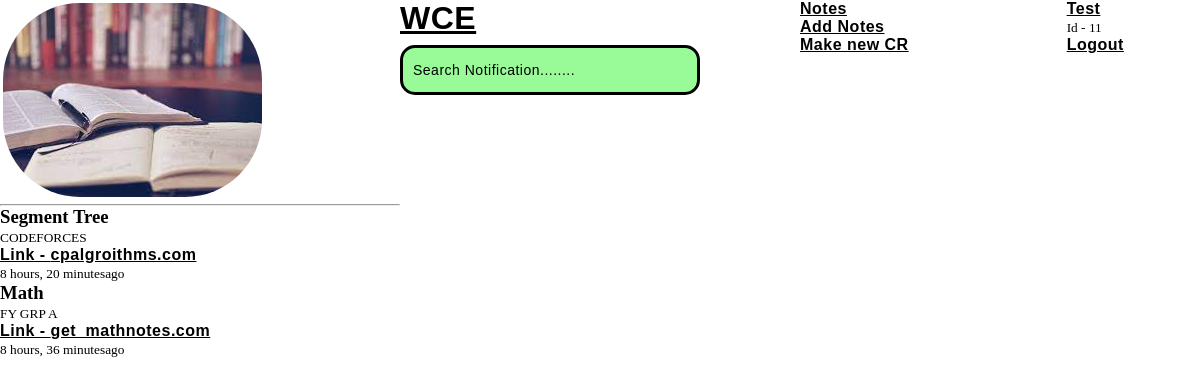
The app's page /notes/ (signed in) with its own data.
### base/models.py (models this page shows)
class Notes(models.Model):
    host = models.ForeignKey(User, on_delete = models.SET_NULL, null = True)
    topic = models.ForeignKey(Topic, on_delete = models.CASCADE)
    title = models.CharField(max_length = 200)
    link = models.CharField(max_length = 400)
    updated = models.DateTimeField(auto_now = True)
    created = models.DateTimeField(auto_now_add = True)
    class Meta:
        ordering = ['-updated', '-created']

class Topic(models.Model):
    name = models.CharField(max_length = 200)
    def __str__(self):
        return self.name

### base/views.py (the view)
# urls.py: path('notes/', views.notesPage, name = "notes"),
def notesPage(request):
    notes = Notes.objects.all()
    number_notes = notes.count()
    topics = Topic.objects.all()
    context = {'notes' : notes, 'topics' : topics, 'number_notes' : number_notes, 'page' : 'notes'}
    return render(request, 'base/notes.html', context)

### base/templates/base/notes.html
{% extends 'main.html' %}
{% block content %}
{% for note in notes %}
<div>
    <h3>{{note.title}}</h3>
    <small>{{note.topic}}</small>
    <br>
    <a href="{note.link}}">Link - {{note.link}}</a>
    <p>
    <small>{{note.updated|timesince}}ago</small>
    </p>
</div>
{% endfor %}
{% endblock %}

### templates/navbar.html (shortened to what this page needs)
{% load static %}
<div class="navbar">
    <div>
    <img src="{% static 'images\Img1.jpg' %}" class="navbar-img">
</div>
<div>
<a href="/">
    <h1>WCE</h1>
</a>
<form action="{% url 'home' %}" class = "search-bar">
    <input type="text" name="q" placeholder="Search Notification........">
</form>
</div>
<div>
    <p>
    <a href="{% url 'notes' %}">Notes</a>
    </p>
    {% if request.user.is_superuser %}
    {% if page == "notes" %}
    <p>
    <a href="{% url 'add-notes' %}">Add Notes</a>
    </p>
    {% endif %}
    <p>
    <a href="{% url 'make-new-cr' %}">Make new CR</a>
    </p>
    {% endif %}
</div>
<div>
    <p>
    <a href="{% url 'user-profile' request.user.id %}">{{request.user.username}}</a></p>
    <small style="color: black;">Id - {{request.user.id}}</small>
    <p>
    <a href="{% url 'logout' %}" style="text-align: left;">Logout</a></p>
</div>
<hr>
</div>

### static/styles/style.css (style rules this page uses)
*, *:before, *:after { padding: 0; margin: 0; box-sizing: border-box; }
.navbar { color: white; border: whitesmoke; border-radius: 15px; display: grid; grid-template-columns: 3fr 3fr 2fr 1fr; }
.navbar-img { border: solid white; border-radius: 80px; }
.navbar input { border: solid black; border-radius: 15px; width: 300px; background-color: palegreen; }
a { font-family: 'Poppins',sans-serif; letter-spacing: 0.5px; font-weight: 900; color: black; }
form * { font-family: 'Poppins',sans-serif; color: black; letter-spacing: 0.5px; outline: none; border: none; }
input { display: block; height: 50px; width: 100%; background-color: rgba(255,255,255,0.07); border-radius: 3px; padding: 0 10px; margin-top: 8px; font-size: 14px; font-weight: 300; }
::placeholder { color: black; }

### records on screen
Notes: title "Segment Tree", topic "CODEFORCES", link "cpalgroithms.com", updated "8 hours, 20 minutes"
Notes: title "Math", topic "FY GRP A", link "get_mathnotes.com", updated "8 hours, 36 minutes"

### other values on screen
{{ request.user.username }} "Test"
{{ request.user.id }} "11"
